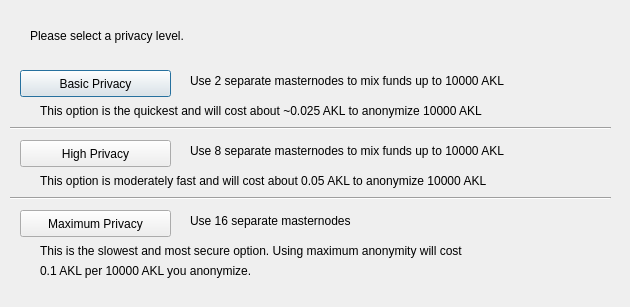
<?xml version="1.0" encoding="UTF-8"?>
<ui version="4.0">
 <class>DarksendConfig</class>
 <widget class="QDialog" name="DarksendConfig">
  <property name="geometry">
   <rect>
    <x>0</x>
    <y>0</y>
    <width>630</width>
    <height>307</height>
   </rect>
  </property>
  <property name="windowTitle">
   <string>Configure Darksend</string>
  </property>
  <widget class="QPushButton" name="buttonBasic">
   <property name="geometry">
    <rect>
     <x>20</x>
     <y>70</y>
     <width>151</width>
     <height>27</height>
    </rect>
   </property>
   <property name="text">
    <string>Basic Privacy</string>
   </property>
  </widget>
  <widget class="QPushButton" name="buttonHigh">
   <property name="geometry">
    <rect>
     <x>20</x>
     <y>140</y>
     <width>151</width>
     <height>27</height>
    </rect>
   </property>
   <property name="text">
    <string>High Privacy</string>
   </property>
  </widget>
  <widget class="QPushButton" name="buttonMax">
   <property name="geometry">
    <rect>
     <x>20</x>
     <y>210</y>
     <width>151</width>
     <height>27</height>
    </rect>
   </property>
   <property name="text">
    <string>Maximum Privacy</string>
   </property>
  </widget>
  <widget class="QLabel" name="label">
   <property name="geometry">
    <rect>
     <x>30</x>
     <y>20</y>
     <width>571</width>
     <height>31</height>
    </rect>
   </property>
   <property name="text">
    <string>Please select a privacy level.</string>
   </property>
  </widget>
  <widget class="QLabel" name="label_2">
   <property name="geometry">
    <rect>
     <x>190</x>
     <y>70</y>
     <width>421</width>
     <height>21</height>
    </rect>
   </property>
   <property name="text">
    <string>Use 2 separate masternodes to mix funds up to 10000 AKL</string>
   </property>
  </widget>
  <widget class="QLabel" name="label_3">
   <property name="geometry">
    <rect>
     <x>190</x>
     <y>140</y>
     <width>411</width>
     <height>21</height>
    </rect>
   </property>
   <property name="text">
    <string>Use 8 separate masternodes to mix funds up to 10000 AKL</string>
   </property>
  </widget>
  <widget class="QLabel" name="label_4">
   <property name="geometry">
    <rect>
     <x>190</x>
     <y>210</y>
     <width>421</width>
     <height>21</height>
    </rect>
   </property>
   <property name="text">
    <string>Use 16 separate masternodes</string>
   </property>
  </widget>
  <widget class="QLabel" name="label_6">
   <property name="geometry">
    <rect>
     <x>40</x>
     <y>100</y>
     <width>561</width>
     <height>21</height>
    </rect>
   </property>
   <property name="text">
    <string>This option is the quickest and will cost about ~0.025 AKL to anonymize 10000 AKL</string>
   </property>
  </widget>
  <widget class="QLabel" name="label_7">
   <property name="geometry">
    <rect>
     <x>40</x>
     <y>170</y>
     <width>561</width>
     <height>21</height>
    </rect>
   </property>
   <property name="text">
    <string>This option is moderately fast and will cost about 0.05 AKL to anonymize 10000 AKL</string>
   </property>
  </widget>
  <widget class="QLabel" name="label_8">
   <property name="geometry">
    <rect>
     <x>40</x>
     <y>240</y>
     <width>561</width>
     <height>21</height>
    </rect>
   </property>
   <property name="text">
    <string>This is the slowest and most secure option. Using maximum anonymity will cost</string>
   </property>
  </widget>
  <widget class="QLabel" name="label_9">
   <property name="geometry">
    <rect>
     <x>40</x>
     <y>260</y>
     <width>561</width>
     <height>21</height>
    </rect>
   </property>
   <property name="text">
    <string>0.1 AKL per 10000 AKL you anonymize.</string>
   </property>
  </widget>
  <widget class="Line" name="line">
   <property name="geometry">
    <rect>
     <x>10</x>
     <y>120</y>
     <width>601</width>
     <height>16</height>
    </rect>
   </property>
   <property name="orientation">
    <enum>Qt::Horizontal</enum>
   </property>
  </widget>
  <widget class="Line" name="line_2">
   <property name="geometry">
    <rect>
     <x>10</x>
     <y>190</y>
     <width>601</width>
     <height>16</height>
    </rect>
   </property>
   <property name="orientation">
    <enum>Qt::Horizontal</enum>
   </property>
  </widget>
 </widget>
 <resources/>
 <connections/>
</ui>
